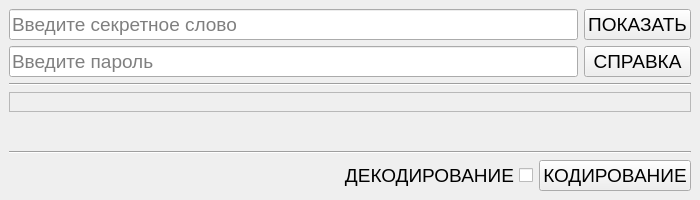
<?xml version="1.0" encoding="UTF-8"?>
<ui version="4.0">
 <class>MainWindow</class>
 <widget class="QMainWindow" name="MainWindow">
  <property name="geometry">
   <rect>
    <x>0</x>
    <y>0</y>
    <width>700</width>
    <height>200</height>
   </rect>
  </property>
  <property name="baseSize">
   <size>
    <width>600</width>
    <height>280</height>
   </size>
  </property>
  <property name="cursor">
   <cursorShape>ArrowCursor</cursorShape>
  </property>
  <property name="focusPolicy">
   <enum>Qt::StrongFocus</enum>
  </property>
  <property name="windowTitle">
   <string>Шифровщик паролей</string>
  </property>
  <property name="styleSheet">
   <string notr="true"/>
  </property>
  <property name="tabShape">
   <enum>QTabWidget::Triangular</enum>
  </property>
  <widget class="QWidget" name="centralwidget">
   <property name="cursor">
    <cursorShape>ArrowCursor</cursorShape>
   </property>
   <property name="autoFillBackground">
    <bool>true</bool>
   </property>
   <layout class="QVBoxLayout" name="verticalLayout">
    <item>
     <layout class="QGridLayout" name="gridMain">
      <item row="3" column="0" colspan="2">
       <widget class="QLabel" name="lblOutput">
        <property name="font">
         <font>
          <pointsize>12</pointsize>
         </font>
        </property>
        <property name="mouseTracking">
         <bool>true</bool>
        </property>
        <property name="frameShape">
         <enum>QFrame::StyledPanel</enum>
        </property>
        <property name="text">
         <string/>
        </property>
        <property name="textFormat">
         <enum>Qt::AutoText</enum>
        </property>
       </widget>
      </item>
      <item row="1" column="1">
       <widget class="QPushButton" name="btnAbout">
        <property name="font">
         <font>
          <pointsize>14</pointsize>
         </font>
        </property>
        <property name="cursor">
         <cursorShape>PointingHandCursor</cursorShape>
        </property>
        <property name="text">
         <string>СПРАВКА</string>
        </property>
       </widget>
      </item>
      <item row="2" column="0" colspan="2">
       <widget class="Line" name="line">
        <property name="orientation">
         <enum>Qt::Horizontal</enum>
        </property>
       </widget>
      </item>
      <item row="1" column="0">
       <widget class="QLineEdit" name="enterSecterPassword">
        <property name="font">
         <font>
          <pointsize>14</pointsize>
         </font>
        </property>
        <property name="mouseTracking">
         <bool>false</bool>
        </property>
        <property name="focusPolicy">
         <enum>Qt::ClickFocus</enum>
        </property>
        <property name="contextMenuPolicy">
         <enum>Qt::DefaultContextMenu</enum>
        </property>
        <property name="acceptDrops">
         <bool>true</bool>
        </property>
        <property name="whatsThis">
         <string/>
        </property>
        <property name="layoutDirection">
         <enum>Qt::LeftToRight</enum>
        </property>
        <property name="echoMode">
         <enum>QLineEdit::Password</enum>
        </property>
        <property name="placeholderText">
         <string>Введите пароль</string>
        </property>
        <property name="cursorMoveStyle">
         <enum>Qt::LogicalMoveStyle</enum>
        </property>
       </widget>
      </item>
      <item row="6" column="0" colspan="2">
       <widget class="Line" name="line_2">
        <property name="orientation">
         <enum>Qt::Horizontal</enum>
        </property>
       </widget>
      </item>
      <item row="4" column="0">
       <spacer name="verticalSpacer">
        <property name="orientation">
         <enum>Qt::Vertical</enum>
        </property>
        <property name="sizeHint" stdset="0">
         <size>
          <width>20</width>
          <height>40</height>
         </size>
        </property>
       </spacer>
      </item>
      <item row="0" column="0">
       <widget class="QLineEdit" name="enterSecretWord">
        <property name="font">
         <font>
          <pointsize>14</pointsize>
         </font>
        </property>
        <property name="contextMenuPolicy">
         <enum>Qt::DefaultContextMenu</enum>
        </property>
        <property name="acceptDrops">
         <bool>true</bool>
        </property>
        <property name="whatsThis">
         <string/>
        </property>
        <property name="layoutDirection">
         <enum>Qt::LeftToRight</enum>
        </property>
        <property name="echoMode">
         <enum>QLineEdit::Password</enum>
        </property>
        <property name="placeholderText">
         <string>Введите секретное слово</string>
        </property>
       </widget>
      </item>
      <item row="0" column="1">
       <widget class="QPushButton" name="btnShow">
        <property name="font">
         <font>
          <pointsize>14</pointsize>
         </font>
        </property>
        <property name="cursor">
         <cursorShape>PointingHandCursor</cursorShape>
        </property>
        <property name="text">
         <string>ПОКАЗАТЬ</string>
        </property>
       </widget>
      </item>
     </layout>
    </item>
    <item>
     <layout class="QGridLayout" name="gridControl">
      <item row="0" column="0">
       <spacer name="horizontalSpacer">
        <property name="orientation">
         <enum>Qt::Horizontal</enum>
        </property>
        <property name="sizeHint" stdset="0">
         <size>
          <width>40</width>
          <height>20</height>
         </size>
        </property>
       </spacer>
      </item>
      <item row="0" column="1">
       <widget class="QCheckBox" name="chbDecoding">
        <property name="font">
         <font>
          <pointsize>14</pointsize>
         </font>
        </property>
        <property name="cursor">
         <cursorShape>PointingHandCursor</cursorShape>
        </property>
        <property name="mouseTracking">
         <bool>false</bool>
        </property>
        <property name="layoutDirection">
         <enum>Qt::RightToLeft</enum>
        </property>
        <property name="text">
         <string>ДЕКОДИРОВАНИЕ</string>
        </property>
       </widget>
      </item>
      <item row="0" column="2">
       <widget class="QPushButton" name="btnCoding">
        <property name="font">
         <font>
          <pointsize>14</pointsize>
          <stylestrategy>PreferAntialias</stylestrategy>
         </font>
        </property>
        <property name="cursor">
         <cursorShape>PointingHandCursor</cursorShape>
        </property>
        <property name="text">
         <string>КОДИРОВАНИЕ</string>
        </property>
       </widget>
      </item>
     </layout>
    </item>
   </layout>
  </widget>
 </widget>
 <tabstops>
  <tabstop>enterSecretWord</tabstop>
  <tabstop>btnShow</tabstop>
  <tabstop>btnAbout</tabstop>
  <tabstop>chbDecoding</tabstop>
  <tabstop>btnCoding</tabstop>
 </tabstops>
 <resources/>
 <connections/>
</ui>
